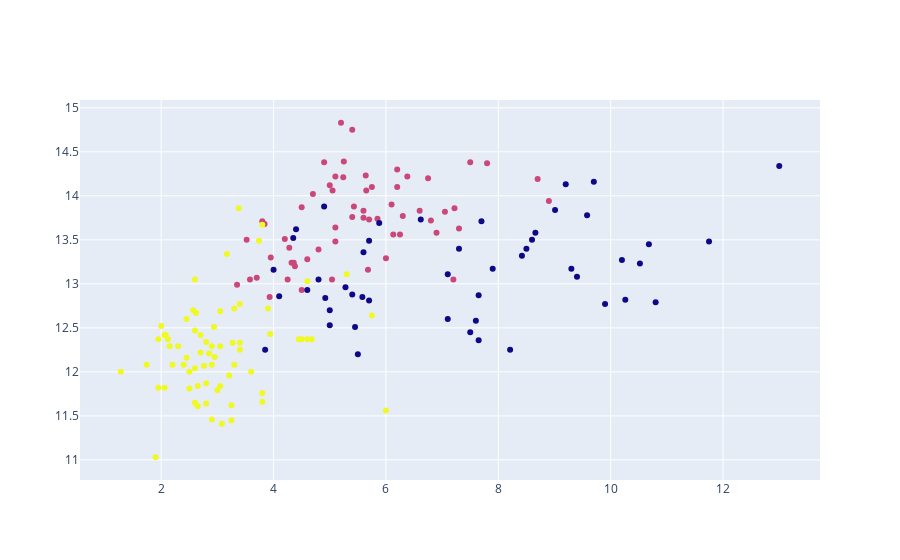

Notebook cell for this chart:
### Code cell
fig = go.Figure()
fig.add_trace(go.Scatter(x=wines.Intensidade_Cor,
                         y = wines.Alcool, mode = 'markers',                      
                          marker = dict(color = kmeans.labels_.astype(np.float)),
                        text = kmeans.labels_))

### Figure 1 — Plotly figure (JSON) as saved in the notebook; plotly's stock layout.template omitted (floating-point values rounded to 4 significant figures; data arrays with more than 128 entries replaced by an {"elided": "..."} marker saying what was removed)
{"data": [{"marker": {"color": {"elided": "178 int values"}}, "mode": "markers", "text": {"elided": "178 int values"}, "type": "scatter", "x": {"elided": "178 float values"}, "y": {"elided": "178 float values"}}], "layout": {"autosize": true, "xaxis": {"autorange": true, "range": [0.5772, 13.7], "type": "linear"}, "yaxis": {"autorange": true, "range": [10.72, 15.14], "type": "linear"}}}
